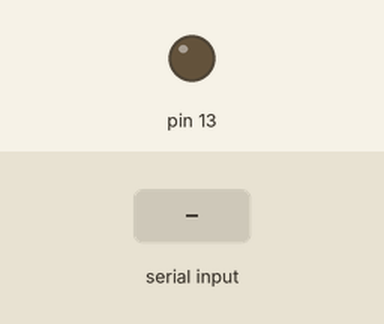
This sketch was run on a simulated Arduino Uno, built with avr-gcc and run on an emulated ATmega328P. On the bench: output pins drawn as LEDs (lit = HIGH). The test bench sets the inputs (shaded band).

Above: at 1.2 s.
1.3 s: byte 30 received over Serial
Timing chart, 0 to 4.3 s (numbered marks = the images above; inputs shaded):
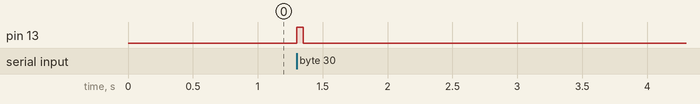

The sketch:

read_bytes.ino
```cpp
int incoming_byte = 0;

void setup() {
    Serial.begin(9600);
    pinMode(13, OUTPUT);
}


void loop() {
    if(Serial.available() > 0) {
        incoming_byte = Serial.read();
        blink_LED();
    }
}


void blink_LED() {
    digitalWrite(13, HIGH);
    delay(50);
    digitalWrite(13, LOW);
    delay(50);
}
```

Measured:
- after the input at 1.3 s, pin 13: LOW → HIGH at once, → LOW 0.05 s later
